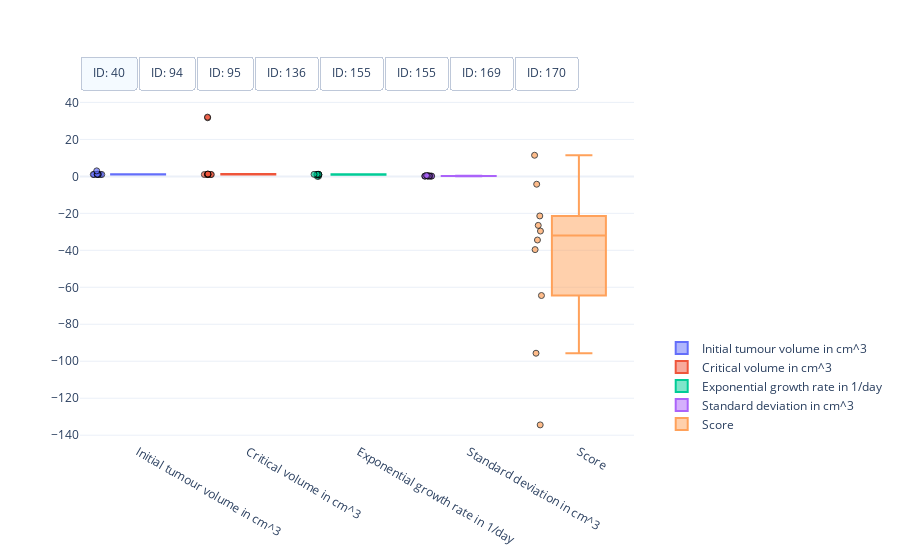

The cell this chart's notebook holds for it:
### Code cell
#
# Visualisation of the spread of optimised model parameters for multiple runs from different initial points.
#
# This cell needs the above optimised parameters, and their respective objective function scores, as well as the data
# [mouse_parameters, mouse_scores, data]
#

import plotly.colors
import plotly.graph_objects as go


# Get mouse ids
mouse_ids = data['#ID'].unique()

# Get number of parameters + score (for visualisation)
n_params = mouse_parameters.shape[2] + 1

# Define colorscheme
colors = plotly.colors.qualitative.Plotly[:n_params]

# Get optimised parameters
optimised_parameters = mouse_parameters

# Get optimised parameters
scores = mouse_scores

# Create figure
fig = go.Figure()

# Box plot of optimised model parameters
for index, id_m in enumerate(mouse_ids):
    # Get optimised parameters
    parameters = optimised_parameters[index, ...]

    # Get scores
    score = scores

    # Create box plot of for initial tumour volume
    fig.add_trace(
        go.Box(
            y=parameters[:, 0],  
            name="Initial tumour volume in cm^3",
            boxpoints='all',
            jitter=0.2,
            pointpos=-1.5,
            visible=True if index == 0 else False,
            marker=dict(
                symbol='circle',
                opacity=0.7,
                line=dict(color='black', width=1)),
            marker_color=colors[0],
            line_color=colors[0]))

    # Create box plot for critical volume
    fig.add_trace(
        go.Box(
            y=parameters[:, 1],  
            name="Critical volume in cm^3",
            boxpoints='all',
            jitter=0.2,
            pointpos=-1.5,
            visible=True if index == 0 else False,
            marker=dict(
                symbol='circle',
                opacity=0.7,
                line=dict(color='black', width=1)),
            marker_color=colors[1],
            line_color=colors[1]))

    # Create box plot of for exponential tumour growth
    fig.add_trace(
        go.Box(
            y=parameters[:, 2],  
            name="Exponential growth rate in 1/day",
            boxpoints='all',
            jitter=0.2,
            pointpos=-1.5,
            visible=True if index == 0 else False,
            marker=dict(
                symbol='circle',
                opacity=0.7,
                line=dict(color='black', width=1)),
            marker_color=colors[2],
            line_color=colors[2]))

    # Create box plot for sigma
    fig.add_trace(
        go.Box(
            y=parameters[:, 3],  
            name="Standard deviation in cm^3",
            boxpoints='all',
            jitter=0.2,
            pointpos=-1.5,
            visible=True if index == 0 else False,
            marker=dict(
                symbol='circle',
                opacity=0.7,
                line=dict(color='black', width=1)),
            marker_color=colors[3],
            line_color=colors[3]))
    
    # Create box plot of for objective function score
    fig.add_trace(
        go.Box(
            y=score,  
            name="Score",
            boxpoints='all',
            jitter=0.2,
            pointpos=-1.5,
            visible=True if index == 0 else False,
            marker=dict(
                symbol='circle',
                opacity=0.7,
                line=dict(color='black', width=1)),
            marker_color=colors[4],
            line_color=colors[4]))

# Set figure size
fig.update_layout(
    autosize=True,
    template="plotly_white")

# Add switch between mice
fig.update_layout(
    updatemenus=[
        dict(
            type = "buttons",
            direction = "right",
            buttons=list([
                dict(
                    args=[{"visible": [True]*5 + [False]*(5 * 7)}],
                    label="ID: %d" % mouse_ids[0],
                    method="restyle"
                ),
                dict(
                    args=[{"visible": [False]*5 + [True]*5 + [False]*(5 * 6)}],
                    label="ID: %d" % mouse_ids[1],
                    method="restyle"
                ),
                dict(
                    args=[{"visible": [False]*(5 * 2) + [True]*5 + [False]*(5 * 5)}],
                    label="ID: %d" % mouse_ids[2],
                    method="restyle"
                ),
                dict(
                    args=[{"visible": [False]*(5 * 3) + [True]*5 + [False]*(5 * 4)}],
                    label="ID: %d" % mouse_ids[3],
                    method="restyle"
                ),
                dict(
                    args=[{"visible": [False]*(5 * 4) + [True]*5 + [False]*(5 * 3)}],
                    label="ID: %d" % mouse_ids[5],
                    method="restyle"
                ),
                dict(
                    args=[{"visible": [False]*(5 * 5) + [True]*5 + [False]*(5 * 2)}],
                    label="ID: %d" % mouse_ids[5],
                    method="restyle"
                ),
                dict(
                    args=[{"visible": [False]*(5 * 6) + [True]*5 + [False]* 5}],
                    label="ID: %d" % mouse_ids[6],
                    method="restyle"
                ),
                dict(
                    args=[{"visible": [False]*(5 * 7) + [True]*5}],
                    label="ID: %d" % mouse_ids[7],
                    method="restyle"
                )
            ]),
            pad={"r": 0, "t": -10},
            showactive=True,
            x=0.0,
            xanchor="left",
            y=1.1,
            yanchor="top"
        )
    ]
)

# Position legend
fig.update_layout(legend=dict(
    yanchor="bottom",
    y=0.01,
    xanchor="left",
    x=1.05))

# Show figure
fig.show()

### Figure 1 — Plotly figure (JSON) as saved in the notebook; plotly's stock layout.template omitted (floating-point values rounded to 4 significant figures)
{"data": [{"boxpoints": "all", "jitter": 0.2, "line": {"color": "#636EFA"}, "marker": {"color": "#636EFA", "line": {"color": "black", "width": 1}, "opacity": 0.7, "symbol": "circle"}, "name": "Initial tumour volume in cm^3", "pointpos": -1.5, "type": "box", "visible": true, "y": [1.056, 1.114, 1.027, 1.029, 1.134, 1.031, 1.001, 2.98, 1.171, 1.096]}, {"boxpoints": "all", "jitter": 0.2, "line": {"color": "#EF553B"}, "marker": {"color": "#EF553B", "line": {"color": "black", "width": 1}, "opacity": 0.7, "symbol": "circle"}, "name": "Critical volume in cm^3", "pointpos": -1.5, "type": "box", "visible": true, "y": [1.002, 1.002, 1.019, 1.051, 1.171, 32.07, 1.006, 31.69, 1.308, 1.001]}, {"boxpoints": "all", "jitter": 0.2, "line": {"color": "#00CC96"}, "marker": {"color": "#00CC96", "line": {"color": "black", "width": 1}, "opacity": 0.7, "symbol": "circle"}, "name": "Exponential growth rate in 1/day", "pointpos": -1.5, "type": "box", "visible": true, "y": [1.104, 1.099, 1.09, 1.067, 0.9634, 0.03602, 1.103, 0.03164, 0.8726, 1.101]}, {"boxpoints": "all", "jitter": 0.2, "line": {"color": "#AB63FA"}, "marker": {"color": "#AB63FA", "line": {"color": "black", "width": 1}, "opacity": 0.7, "symbol": "circle"}, "name": "Standard deviation in cm^3", "pointpos": -1.5, "type": "box", "visible": true, "y": [0.1583, 0.329, 0.1917, 0.1703, 0.1159, 0.4796, 0.1825, 0.2412, 0.1563, 0.1341]}, {"boxpoints": "all", "jitter": 0.2, "line": {"color": "#FFA15A"}, "marker": {"color": "#FFA15A", "line": {"color": "black", "width": 1}, "opacity": 0.7, "symbol": "circle"}, "name": "Score", "pointpos": -1.5, "type": "box", "visible": true, "y": [-26.51, -95.66, -39.62, -29.58, 11.42, -134.4, -34.42, -64.45, -21.4, -4.248]}, {"boxpoints": "all", "jitter": 0.2, "line": {"color": "#636EFA"}, "marker": {"color": "#636EFA", "line": {"color": "black", "width": 1}, "opacity": 0.7, "symbol": "circle"}, "name": "Initial tumour volume in cm^3", "pointpos": -1.5, "type": "box", "visible": false, "y": [1.064, 1.134, 1.134, 1.141, 1.151, 1.004, 1.051, 1.322, 1.08, 1.136]}, {"boxpoints": "all", "jitter": 0.2, "line": {"color": "#EF553B"}, "marker": {"color": "#EF553B", "line": {"color": "black", "width": 1}, "opacity": 0.7, "symbol": "circle"}, "name": "Critical volume in cm^3", "pointpos": -1.5, "type": "box", "visible": false, "y": [4.306e+106, 2.182e+113, 328.7, 8.318e+80, 3.392, 1.01, 1.755, 998300000.0, 1.126, 27990000000000.0]}, {"boxpoints": "all", "jitter": 0.2, "line": {"color": "#00CC96"}, "marker": {"color": "#00CC96", "line": {"color": "black", "width": 1}, "opacity": 0.7, "symbol": "circle"}, "name": "Exponential growth rate in 1/day", "pointpos": -1.5, "type": "box", "visible": false, "y": [2.394e-107, 3.428e-108, 0.00419, 1.627e-77, 0.3164, 1.014, 0.6114, 1.003e-09, 0.9097, 1.854e-13]}, {"boxpoints": "all", "jitter": 0.2, "line": {"color": "#AB63FA"}, "marker": {"color": "#AB63FA", "line": {"color": "black", "width": 1}, "opacity": 0.7, "symbol": "circle"}, "name": "Standard deviation in cm^3", "pointpos": -1.5, "type": "box", "visible": false, "y": [0.1583, 0.329, 0.1917, 0.1703, 0.1159, 0.4796, 0.1825, 0.2412, 0.1563, 0.1341]}, {"boxpoints": "all", "jitter": 0.2, "line": {"color": "#FFA15A"}, "marker": {"color": "#FFA15A", "line": {"color": "black", "width": 1}, "opacity": 0.7, "symbol": "circle"}, "name": "Score", "pointpos": -1.5, "type": "box", "visible": false, "y": [-26.51, -95.66, -39.62, -29.58, 11.42, -134.4, -34.42, -64.45, -21.4, -4.248]}, {"boxpoints": "all", "jitter": 0.2, "line": {"color": "#636EFA"}, "marker": {"color": "#636EFA", "line": {"color": "black", "width": 1}, "opacity": 0.7, "symbol": "circle"}, "name": "Initial tumour volume in cm^3", "pointpos": -1.5, "type": "box", "visible": false, "y": [1.25, 1.227, 1.236, 1.007, 1.193, 1.111, 1.253, 1.198, 1.009, 1.211]}, {"boxpoints": "all", "jitter": 0.2, "line": {"color": "#EF553B"}, "marker": {"color": "#EF553B", "line": {"color": "black", "width": 1}, "opacity": 0.7, "symbol": "circle"}, "name": "Critical volume in cm^3", "pointpos": -1.5, "type": "box", "visible": false, "y": [3.368e+71, 63050.0, 20120.0, 1.015, 15.67, 2.861, 2.074e+107, 10720000000.0, 1.095, 74.47]}, {"boxpoints": "all", "jitter": 0.2, "line": {"color": "#00CC96"}, "marker": {"color": "#00CC96", "line": {"color": "black", "width": 1}, "opacity": 0.7, "symbol": "circle"}, "name": "Exponential growth rate in 1/day", "pointpos": -1.5, "type": "box", "visible": false, "y": [1.869e-64, 6.152e-05, 0.0001629, 1.079, 0.09742, 0.4532, 2.695e-96, 1.649e-09, 1.026, 0.02445]}, {"boxpoints": "all", "jitter": 0.2, "line": {"color": "#AB63FA"}, "marker": {"color": "#AB63FA", "line": {"color": "black", "width": 1}, "opacity": 0.7, "symbol": "circle"}, "name": "Standard deviation in cm^3", "pointpos": -1.5, "type": "box", "visible": false, "y": [0.1583, 0.329, 0.1917, 0.1703, 0.1159, 0.4796, 0.1825, 0.2412, 0.1563, 0.1341]}, {"boxpoints": "all", "jitter": 0.2, "line": {"color": "#FFA15A"}, "marker": {"color": "#FFA15A", "line": {"color": "black", "width": 1}, "opacity": 0.7, "symbol": "circle"}, "name": "Score", "pointpos": -1.5, "type": "box", "visible": false, "y": [-26.51, -95.66, -39.62, -29.58, 11.42, -134.4, -34.42, -64.45, -21.4, -4.248]}, {"boxpoints": "all", "jitter": 0.2, "line": {"color": "#636EFA"}, "marker": {"color": "#636EFA", "line": {"color": "black", "width": 1}, "opacity": 0.7, "symbol": "circle"}, "name": "Initial tumour volume in cm^3", "pointpos": -1.5, "type": "box", "visible": false, "y": [1.153, 1.214, 1.823, 1.004, 1.1, 1.031, 1.081, 1.277, 1.015, 1.204]}, {"boxpoints": "all", "jitter": 0.2, "line": {"color": "#EF553B"}, "marker": {"color": "#EF553B", "line": {"color": "black", "width": 1}, "opacity": 0.7, "symbol": "circle"}, "name": "Critical volume in cm^3", "pointpos": -1.5, "type": "box", "visible": false, "y": [1.005, 1827000000000.0, 6.412e+59, 1.001, 1.068, 1994.0, 1.002, 7.977e+24, 1.002, 3985.0]}, {"boxpoints": "all", "jitter": 0.2, "line": {"color": "#00CC96"}, "marker": {"color": "#00CC96", "line": {"color": "black", "width": 1}, "opacity": 0.7, "symbol": "circle"}, "name": "Exponential growth rate in 1/day", "pointpos": -1.5, "type": "box", "visible": false, "y": [1.031, 3.782e-12, 1.562e-60, 1.04, 0.9773, 0.0005021, 1.038, 3.732e-24, 1.04, 0.0004563]}, {"boxpoints": "all", "jitter": 0.2, "line": {"color": "#AB63FA"}, "marker": {"color": "#AB63FA", "line": {"color": "black", "width": 1}, "opacity": 0.7, "symbol": "circle"}, "name": "Standard deviation in cm^3", "pointpos": -1.5, "type": "box", "visible": false, "y": [0.1583, 0.329, 0.1917, 0.1703, 0.1159, 0.4796, 0.1825, 0.2412, 0.1563, 0.1341]}, {"boxpoints": "all", "jitter": 0.2, "line": {"color": "#FFA15A"}, "marker": {"color": "#FFA15A", "line": {"color": "black", "width": 1}, "opacity": 0.7, "symbol": "circle"}, "name": "Score", "pointpos": -1.5, "type": "box", "visible": false, "y": [-26.51, -95.66, -39.62, -29.58, 11.42, -134.4, -34.42, -64.45, -21.4, -4.248]}, {"boxpoints": "all", "jitter": 0.2, "line": {"color": "#636EFA"}, "marker": {"color": "#636EFA", "line": {"color": "black", "width": 1}, "opacity": 0.7, "symbol": "circle"}, "name": "Initial tumour volume in cm^3", "pointpos": -1.5, "type": "box", "visible": false, "y": [1.038, 1.993, 1.001, 1.084, 1.071, 1.07, 1.002, 1.006, 1.006, 1.014]}, {"boxpoints": "all", "jitter": 0.2, "line": {"color": "#EF553B"}, "marker": {"color": "#EF553B", "line": {"color": "black", "width": 1}, "opacity": 0.7, "symbol": "circle"}, "name": "Critical volume in cm^3", "pointpos": -1.5, "type": "box", "visible": false, "y": [1.528, 4.873e+291, 1.211, 42320000.0, 201.6, 1.377e+52, 1.278, 1.837, 1.002, 2.385]}, {"boxpoints": "all", "jitter": 0.2, "line": {"color": "#00CC96"}, "marker": {"color": "#00CC96", "line": {"color": "black", "width": 1}, "opacity": 0.7, "symbol": "circle"}, "name": "Exponential growth rate in 1/day", "pointpos": -1.5, "type": "box", "visible": false, "y": [0.7308, 2.074e-292, 0.9201, 1.708e-07, 0.009713, 8.352e-47, 0.8792, 0.6537, 1.05, 0.5188]}, {"boxpoints": "all", "jitter": 0.2, "line": {"color": "#AB63FA"}, "marker": {"color": "#AB63FA", "line": {"color": "black", "width": 1}, "opacity": 0.7, "symbol": "circle"}, "name": "Standard deviation in cm^3", "pointpos": -1.5, "type": "box", "visible": false, "y": [0.1583, 0.329, 0.1917, 0.1703, 0.1159, 0.4796, 0.1825, 0.2412, 0.1563, 0.1341]}, {"boxpoints": "all", "jitter": 0.2, "line": {"color": "#FFA15A"}, "marker": {"color": "#FFA15A", "line": {"color": "black", "width": 1}, "opacity": 0.7, "symbol": "circle"}, "name": "Score", "pointpos": -1.5, "type": "box", "visible": false, "y": [-26.51, -95.66, -39.62, -29.58, 11.42, -134.4, -34.42, -64.45, -21.4, -4.248]}, {"boxpoints": "all", "jitter": 0.2, "line": {"color": "#636EFA"}, "marker": {"color": "#636EFA", "line": {"color": "black", "width": 1}, "opacity": 0.7, "symbol": "circle"}, "name": "Initial tumour volume in cm^3", "pointpos": -1.5, "type": "box", "visible": false, "y": [1.194, 2.758, 1.225, 1.099, 1.059, 1.263, 1.202, 1.315, 1.146, 1.196]}, {"boxpoints": "all", "jitter": 0.2, "line": {"color": "#EF553B"}, "marker": {"color": "#EF553B", "line": {"color": "black", "width": 1}, "opacity": 0.7, "symbol": "circle"}, "name": "Critical volume in cm^3", "pointpos": -1.5, "type": "box", "visible": false, "y": [2.249, 2.285e+36, 2.155, 1.157, 1.072, 20.17, 1.104, 2.366, 1.368, 1.835]}, {"boxpoints": "all", "jitter": 0.2, "line": {"color": "#00CC96"}, "marker": {"color": "#00CC96", "line": {"color": "black", "width": 1}, "opacity": 0.7, "symbol": "circle"}, "name": "Exponential growth rate in 1/day", "pointpos": -1.5, "type": "box", "visible": false, "y": [0.5213, 4.435e-37, 0.5384, 0.953, 1.019, 0.06907, 0.9836, 0.4862, 0.8178, 0.6257]}, {"boxpoints": "all", "jitter": 0.2, "line": {"color": "#AB63FA"}, "marker": {"color": "#AB63FA", "line": {"color": "black", "width": 1}, "opacity": 0.7, "symbol": "circle"}, "name": "Standard deviation in cm^3", "pointpos": -1.5, "type": "box", "visible": false, "y": [0.1583, 0.329, 0.1917, 0.1703, 0.1159, 0.4796, 0.1825, 0.2412, 0.1563, 0.1341]}, {"boxpoints": "all", "jitter": 0.2, "line": {"color": "#FFA15A"}, "marker": {"color": "#FFA15A", "line": {"color": "black", "width": 1}, "opacity": 0.7, "symbol": "circle"}, "name": "Score", "pointpos": -1.5, "type": "box", "visible": false, "y": [-26.51, -95.66, -39.62, -29.58, 11.42, -134.4, -34.42, -64.45, -21.4, -4.248]}, {"boxpoints": "all", "jitter": 0.2, "line": {"color": "#636EFA"}, "marker": {"color": "#636EFA", "line": {"color": "black", "width": 1}, "opacity": 0.7, "symbol": "circle"}, "name": "Initial tumour volume in cm^3", "pointpos": -1.5, "type": "box", "visible": false, "y": [1.017, 1.141, 1.139, 1.381, 1.461, 1.419, 1.461, 1.185, 1.067, 1.459]}, {"boxpoints": "all", "jitter": 0.2, "line": {"color": "#EF553B"}, "marker": {"color": "#EF553B", "line": {"color": "black", "width": 1}, "opacity": 0.7, "symbol": "circle"}, "name": "Critical volume in cm^3", "pointpos": -1.5, "type": "box", "visible": false, "y": [5530000000.0, 7.262, 8.714e+289, 1.021, 1438000.0, 62630000.0, 48.09, 4.296, 1.002, null]}, {"boxpoints": "all", "jitter": 0.2, "line": {"color": "#00CC96"}, "marker": {"color": "#00CC96", "line": {"color": "black", "width": 1}, "opacity": 0.7, "symbol": "circle"}, "name": "Exponential growth rate in 1/day", "pointpos": -1.5, "type": "box", "visible": false, "y": [3.969e-09, 0.1578, 1.903e-273, 0.9847, 7.027e-07, 1.632e-08, 0.02084, 0.2548, 1.02, 0]}, {"boxpoints": "all", "jitter": 0.2, "line": {"color": "#AB63FA"}, "marker": {"color": "#AB63FA", "line": {"color": "black", "width": 1}, "opacity": 0.7, "symbol": "circle"}, "name": "Standard deviation in cm^3", "pointpos": -1.5, "type": "box", "visible": false, "y": [0.1583, 0.329, 0.1917, 0.1703, 0.1159, 0.4796, 0.1825, 0.2412, 0.1563, 0.1341]}, {"boxpoints": "all", "jitter": 0.2, "line": {"color": "#FFA15A"}, "marker": {"color": "#FFA15A", "line": {"color": "black", "width": 1}, "opacity": 0.7, "symbol": "circle"}, "name": "Score", "pointpos": -1.5, "type": "box", "visible": false, "y": [-26.51, -95.66, -39.62, -29.58, 11.42, -134.4, -34.42, -64.45, -21.4, -4.248]}, {"boxpoints": "all", "jitter": 0.2, "line": {"color": "#636EFA"}, "marker": {"color": "#636EFA", "line": {"color": "black", "width": 1}, "opacity": 0.7, "symbol": "circle"}, "name": "Initial tumour volume in cm^3", "pointpos": -1.5, "type": "box", "visible": false, "y": [1.057, 1.105, 1.306, 1.001, 1.087, 1.14, 1.006, 1.14, 1.334, 1.302]}, {"boxpoints": "all", "jitter": 0.2, "line": {"color": "#EF553B"}, "marker": {"color": "#EF553B", "line": {"color": "black", "width": 1}, "opacity": 0.7, "symbol": "circle"}, "name": "Critical volume in cm^3", "pointpos": -1.5, "type": "box", "visible": false, "y": [1.066, 11.49, null, 4.793e+141, 411.3, 181600.0, 11.13, 1.069, 2.388e+215, 1.143]}, {"boxpoints": "all", "jitter": 0.2, "line": {"color": "#00CC96"}, "marker": {"color": "#00CC96", "line": {"color": "black", "width": 1}, "opacity": 0.7, "symbol": "circle"}, "name": "Exponential growth rate in 1/day", "pointpos": -1.5, "type": "box", "visible": false, "y": [0.9612, 0.1025, 0, 2.092e-142, 0.003671, 1.044e-05, 0.09013, 0.9499, 4.272e-216, 0.8763]}, {"boxpoints": "all", "jitter": 0.2, "line": {"color": "#AB63FA"}, "marker": {"color": "#AB63FA", "line": {"color": "black", "width": 1}, "opacity": 0.7, "symbol": "circle"}, "name": "Standard deviation in cm^3", "pointpos": -1.5, "type": "box", "visible": false, "y": [0.1583, 0.329, 0.1917, 0.1703, 0.1159, 0.4796, 0.1825, 0.2412, 0.1563, 0.1341]}, {"boxpoints": "all", "jitter": 0.2, "line": {"color": "#FFA15A"}, "marker": {"color": "#FFA15A", "line": {"color": "black", "width": 1}, "opacity": 0.7, "symbol": "circle"}, "name": "Score", "pointpos": -1.5, "type": "box", "visible": false, "y": [-26.51, -95.66, -39.62, -29.58, 11.42, -134.4, -34.42, -64.45, -21.4, -4.248]}], "layout": {"autosize": true, "legend": {"x": 1.05, "xanchor": "left", "y": 0.01, "yanchor": "bottom"}, "updatemenus": [{"buttons": [{"args": [{"visible": [true, true, true, true, true, false, false, false, false, false, false, false, false, false, false, false, false, false, false, false, false, false, false, false, false, false, false, false, false, false, false, false, false, false, false, false, false, false, false, false]}], "label": "ID: 40", "method": "restyle"}, {"args": [{"visible": [false, false, false, false, false, true, true, true, true, true, false, false, false, false, false, false, false, false, false, false, false, false, false, false, false, false, false, false, false, false, false, false, false, false, false, false, false, false, false, false]}], "label": "ID: 94", "method": "restyle"}, {"args": [{"visible": [false, false, false, false, false, false, false, false, false, false, true, true, true, true, true, false, false, false, false, false, false, false, false, false, false, false, false, false, false, false, false, false, false, false, false, false, false, false, false, false]}], "label": "ID: 95", "method": "restyle"}, {"args": [{"visible": [false, false, false, false, false, false, false, false, false, false, false, false, false, false, false, true, true, true, true, true, false, false, false, false, false, false, false, false, false, false, false, false, false, false, false, false, false, false, false, false]}], "label": "ID: 136", "method": "restyle"}, {"args": [{"visible": [false, false, false, false, false, false, false, false, false, false, false, false, false, false, false, false, false, false, false, false, true, true, true, true, true, false, false, false, false, false, false, false, false, false, false, false, false, false, false, false]}], "label": "ID: 155", "method": "restyle"}, {"args": [{"visible": [false, false, false, false, false, false, false, false, false, false, false, false, false, false, false, false, false, false, false, false, false, false, false, false, false, true, true, true, true, true, false, false, false, false, false, false, false, false, false, false]}], "label": "ID: 155", "method": "restyle"}, {"args": [{"visible": [false, false, false, false, false, false, false, false, false, false, false, false, false, false, false, false, false, false, false, false, false, false, false, false, false, false, false, false, false, false, true, true, true, true, true, false, false, false, false, false]}], "label": "ID: 169", "method": "restyle"}, {"args": [{"visible": [false, false, false, false, false, false, false, false, false, false, false, false, false, false, false, false, false, false, false, false, false, false, false, false, false, false, false, false, false, false, false, false, false, false, false, true, true, true, true, true]}], "label": "ID: 170", "method": "restyle"}], "direction": "right", "pad": {"r": 0, "t": -10}, "showactive": true, "type": "buttons", "x": 0, "xanchor": "left", "y": 1.1, "yanchor": "top"}]}}
